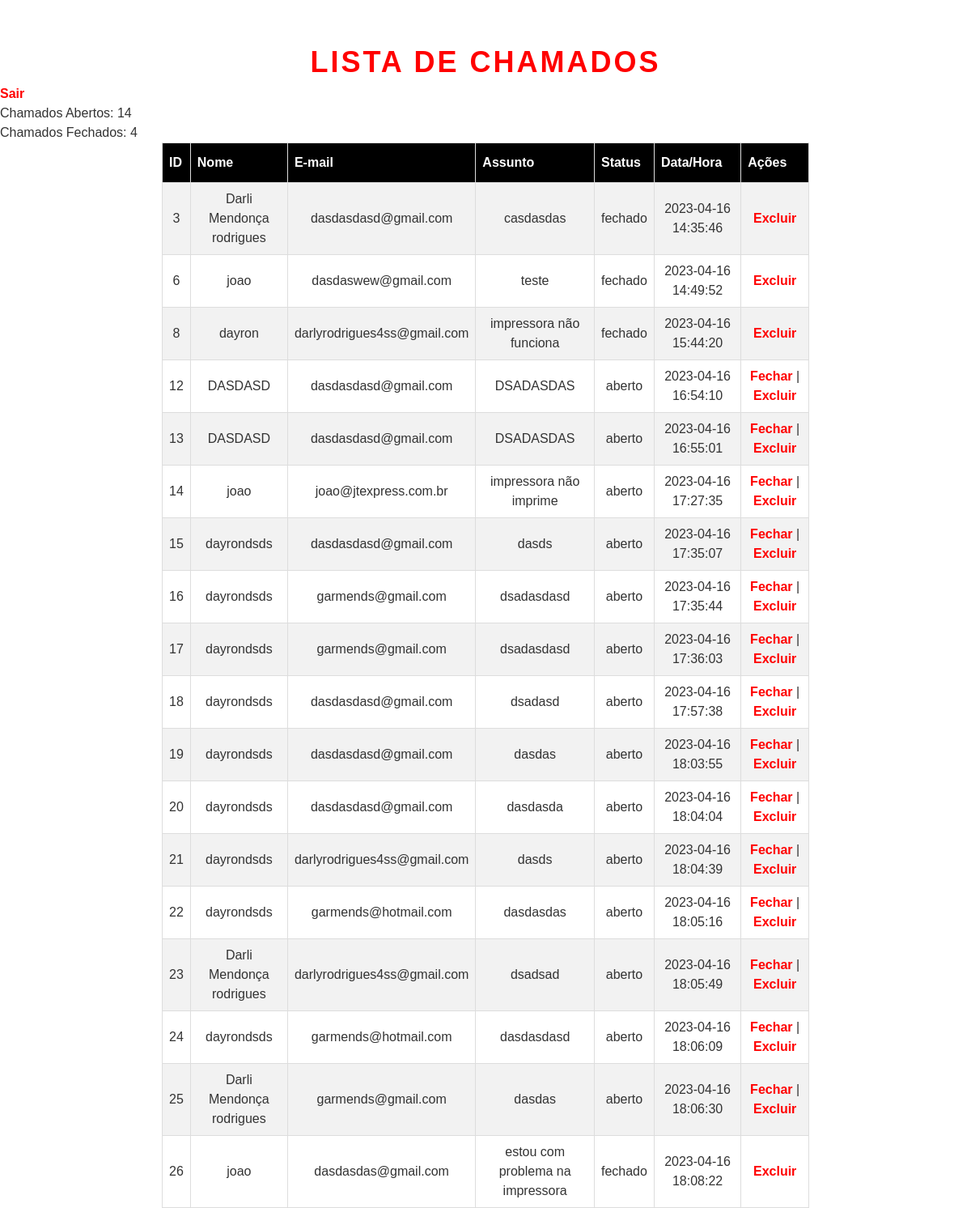
/encerrar.php (signed in), run on the app's committed database.
### tables this page shows
CREATE TABLE `chamados` (
  `id` int(11) NOT NULL,
  `nome` varchar(255) NOT NULL,
  `email` varchar(255) NOT NULL,
  `departamento` varchar(255) NOT NULL,
  `descricao` text NOT NULL,
  `data_hora` timestamp NOT NULL DEFAULT current_timestamp(),
  `status` varchar(20) DEFAULT 'aberto'
);

### encerrar.php (the view, shortened to what this page needs)
<!DOCTYPE html>
<html>
<head>
  <link rel="stylesheet" href="css/stylo2.css">
</head>
<body>
  <h1>Lista de Chamados</h1>
  <a href="logout.php" class="btn">Sair</a>
  <?php
    include 'connection.php';
    $sql = "SELECT COUNT(*) as total_abertos FROM chamados WHERE status='aberto'";
    $result = $conn->query($sql);
    $row = $result->fetch_assoc();
    $total_abertos = $row['total_abertos'];
    $sql = "SELECT COUNT(*) as total_fechados FROM chamados WHERE status='fechado'";
    $result = $conn->query($sql);
    $row = $result->fetch_assoc();
    $total_fechados = $row['total_fechados'];
    echo "<p>Chamados Abertos: ".$total_abertos."</p>";
    echo "<p>Chamados Fechados: ".$total_fechados."</p>";
    $sql = "SELECT * FROM chamados";
    $result = $conn->query($sql);
    if ($result->num_rows > 0) {
      echo "<table>";
      echo "<tr><th>ID</th><th>Nome</th><th>E-mail</th><th>Assunto</th><th>Status</th><th>Data/Hora</th><th>Ações</th></tr>";
      while($row = $result->fetch_assoc()) {
        echo "<tr>";
        echo "<td>".$row["id"]."</td>";
        echo "<td>".$row["nome"]."</td>";
        echo "<td>".$row["email"]."</td>";
        echo "<td>".$row["descricao"]."</td>";
        echo "<td>".$row["status"]."</td>";
        echo "<td>".$row["data_hora"]."</td>";
        echo "<td>";
        if ($row["status"] == "aberto") {
          echo "<a href='fechar_chamado.php?id=".$row["id"]."'>Fechar</a> | ";
        }
        echo "<a href='excluir_chamado.php?id=".$row["id"]."'>Excluir</a>";
        echo "</td>";
        echo "</tr>";
      }
      echo "</table>";
    } else {
      echo "Nenhum chamado encontrado.";
    }
  ?>
</body>
</html>

### css/stylo2.css (style rules this page uses)
* { margin: 0; padding: 0; box-sizing: border-box; }
body { font-family: Arial, sans-serif; font-size: 16px; line-height: 1.5; background-color: #fff; color: #333; }
, h2, h3, h4, h5, h6 { font-weight: 700; margin-bottom: 10px; }
h1 { font-size: 2.5rem; }
a { color: #c00; text-decoration: none; }
table { width: 100%; border-collapse: collapse; }
th, td { padding: 10px; border: 2px solid #ddd; text-align: center; }
th { background-color: #c00; color: #fff; }
table { border-collapse: collapse; width: 100%; max-width: 800px; margin: 0 auto; }
td, th { border: 1px solid #ddd; padding: 8px; }
tr:nth-child(even) { background-color: #f2f2f2; }
th { padding-top: 12px; padding-bottom: 12px; text-align: left; background-color: black; color: white; }
h1 { color: #FF0000; font-size: 36px; font-weight: bold; text-align: center; margin-top: 50px; text-transform: uppercase; letter-spacing: 3px; font-family: Arial, sans-serif; }
a { color: #FF0000; text-decoration: none; font-weight: bold; text-align: center; }

### data on the page
chamados: id "3", nome "Darli Mendonça rodrigues", email "dasdasdasd@gmail.com", descricao "casdasdas", status "fechado", data_hora "2023-04-16 14:35:46"
chamados: id "6", nome "joao", email "dasdaswew@gmail.com", descricao "teste", status "fechado", data_hora "2023-04-16 14:49:52"
chamados: id "8", nome "dayron", email "darlyrodrigues4ss@gmail.com", descricao "impressora não funciona", status "fechado", data_hora "2023-04-16 15:44:20"
chamados: id "12", nome "DASDASD", email "dasdasdasd@gmail.com", descricao "DSADASDAS", status "aberto", data_hora "2023-04-16 16:54:10"
chamados: id "13", nome "DASDASD", email "dasdasdasd@gmail.com", descricao "DSADASDAS", status "aberto", data_hora "2023-04-16 16:55:01"
chamados: id "14", nome "joao", email "joao@jtexpress.com.br", descricao "impressora não imprime", status "aberto", data_hora "2023-04-16 17:27:35"
chamados: id "15", nome "dayrondsds", email "dasdasdasd@gmail.com", descricao "dasds", status "aberto", data_hora "2023-04-16 17:35:07"
chamados: id "16", nome "dayrondsds", email "garmends@gmail.com", descricao "dsadasdasd", status "aberto", data_hora "2023-04-16 17:35:44"
chamados: id "17", nome "dayrondsds", email "garmends@gmail.com", descricao "dsadasdasd", status "aberto", data_hora "2023-04-16 17:36:03"
chamados: id "18", nome "dayrondsds", email "dasdasdasd@gmail.com", descricao "dsadasd", status "aberto", data_hora "2023-04-16 17:57:38"
chamados: id "19", nome "dayrondsds", email "dasdasdasd@gmail.com", descricao "dasdas", status "aberto", data_hora "2023-04-16 18:03:55"
chamados: id "20", nome "dayrondsds", email "dasdasdasd@gmail.com", descricao "dasdasda", status "aberto", data_hora "2023-04-16 18:04:04"
chamados: id "21", nome "dayrondsds", email "darlyrodrigues4ss@gmail.com", descricao "dasds", status "aberto", data_hora "2023-04-16 18:04:39"
chamados: id "22", nome "dayrondsds", email "garmends@hotmail.com", descricao "dasdasdas", status "aberto", data_hora "2023-04-16 18:05:16"
chamados: id "23", nome "Darli Mendonça rodrigues", email "darlyrodrigues4ss@gmail.com", descricao "dsadsad", status "aberto", data_hora "2023-04-16 18:05:49"
chamados: id "24", nome "dayrondsds", email "garmends@hotmail.com", descricao "dasdasdasd", status "aberto", data_hora "2023-04-16 18:06:09"
chamados: id "25", nome "Darli Mendonça rodrigues", email "garmends@gmail.com", descricao "dasdas", status "aberto", data_hora "2023-04-16 18:06:30"
chamados: id "26", nome "joao", email "dasdasdas@gmail.com", descricao "estou com problema na impressora", status "fechado", data_hora "2023-04-16 18:08:22"

### other printed values
$total_abertos "14"
$total_fechados "4"
